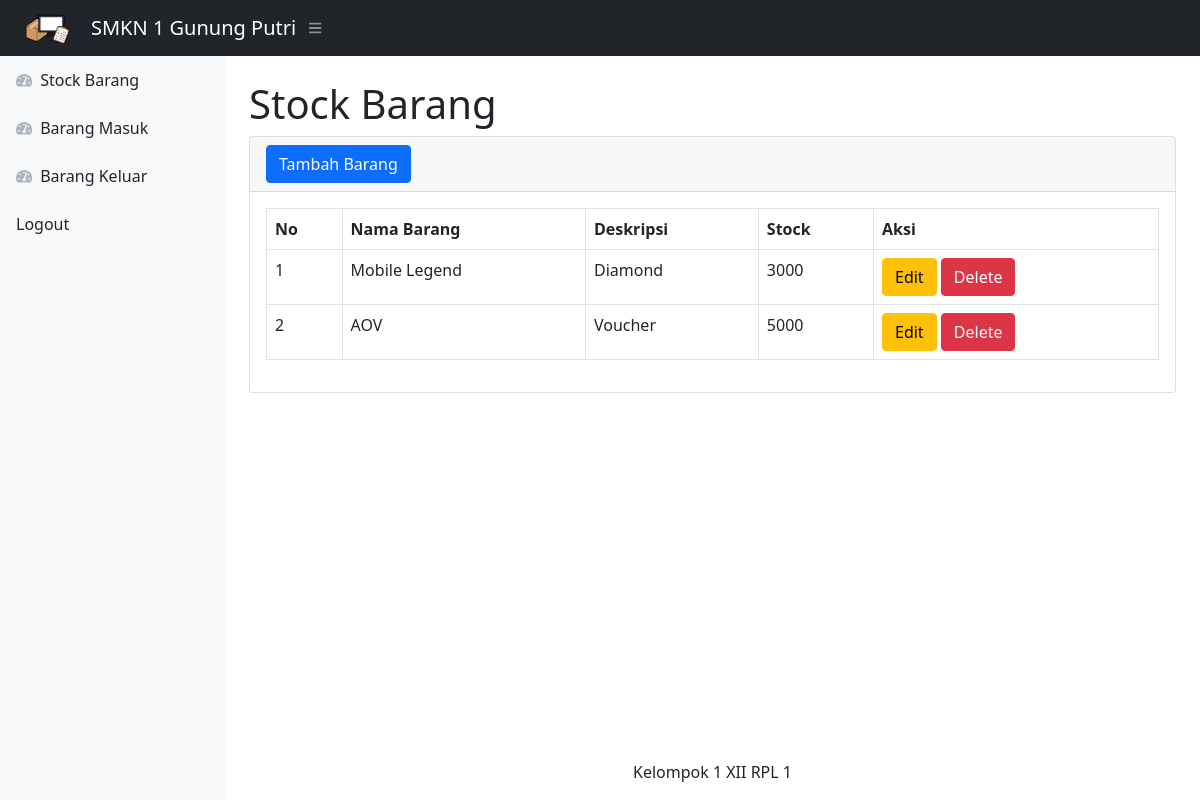
The page /index.php (signed in) on the database as committed earlier.
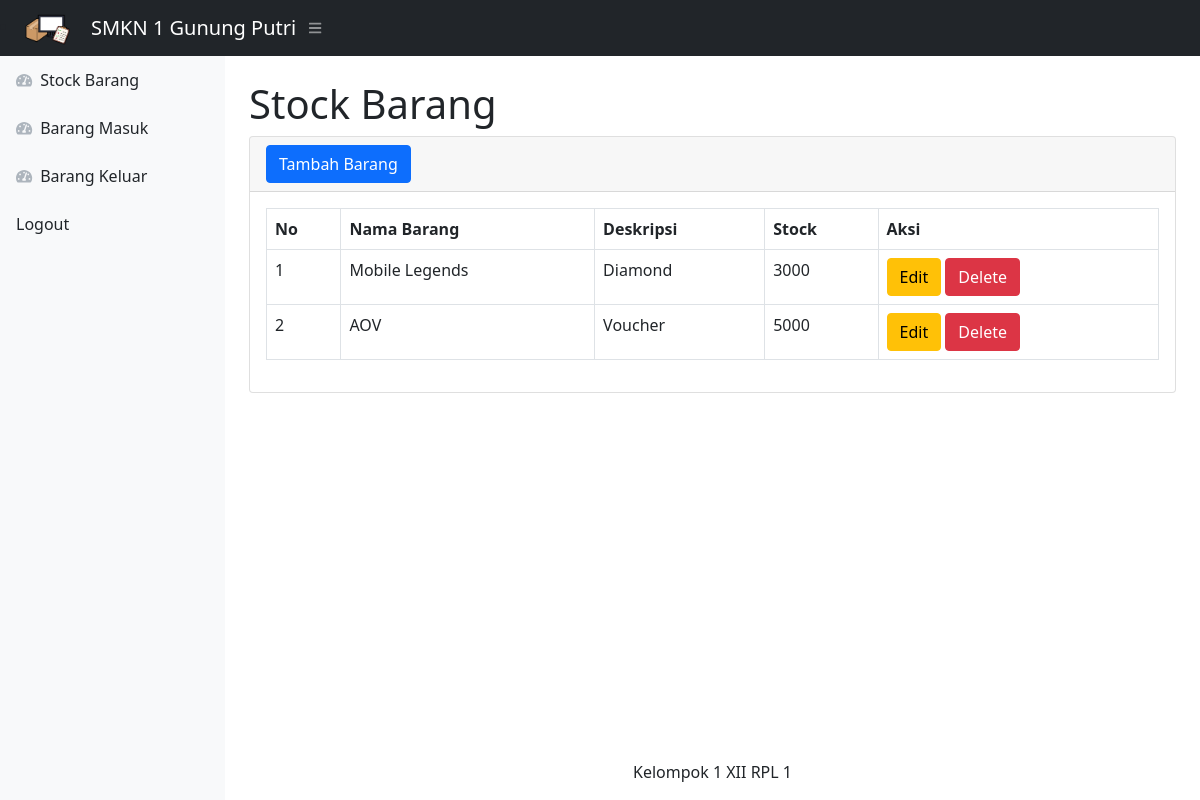
The same page on the database as committed later.
### tables this page shows
CREATE TABLE `stock` (
  `idbarang` int(11) NOT NULL,
  `namabarang` varchar(25) NOT NULL,
  `deskripsi` varchar(25) NOT NULL,
  `stock` int(11) NOT NULL
);

### index.php (the view, shortened to what this page needs)
<?php
require 'function.php';
?>
<!DOCTYPE html>
<html lang="en">
<head>
    <link href="https://cdn.jsdelivr.net/npm/simple-datatables@latest/dist/style.css" rel="stylesheet" />
    <link href="css/styles.css" rel="stylesheet" />
</head>
<body class="sb-nav-fixed">
    <nav class="sb-topnav navbar navbar-expand navbar-dark bg-dark">
        <li><img class="image" src="image/Inventaris Logo.png" width="50px" style="margin:1px; padding:0px;"></li>
        <a class="navbar-brand ps-3" href="index.php">SMKN 1 Gunung Putri</a>
        <button class="btn btn-link btn-sm order-1 order-lg-0 me-4 me-lg-0" id="sidebarToggle" href="#!"><i class="fas fa-bars"></i></button>
    </nav>
    <div id="layoutSidenav">
        <div id="layoutSidenav_nav">
            <nav class="sb-sidenav accordion sb-sidenav-light" id="sidenavAccordion">
                <div class="sb-sidenav-menu">
                    <div class="nav">
                        <a class="nav-link" href="index.php">
                            <div class="sb-nav-link-icon"><i class="fas fa-tachometer-alt"></i></div>
                            Stock Barang
                        </a>
                        <a class="nav-link" href="masuk.php">
                            <div class="sb-nav-link-icon"><i class="fas fa-tachometer-alt"></i></div>
                            Barang Masuk
                        </a>
                        <a class="nav-link" href="keluar.php">
                            <div class="sb-nav-link-icon"><i class="fas fa-tachometer-alt"></i></div>
                            Barang Keluar
                        </a>
                        <a class="nav-link" href="logout.php">
                            Logout
                        </a>
                    </div>
                </div>
            </nav>
        </div>
        <div id="layoutSidenav_content">
            <main>
                <div class="container-fluid px-4">
                    <h1 class="mt-4">Stock Barang</h1>
                    <div class="card mb-4">
                        <div class="card-header">
                            <button type="button" class="btn btn-primary" data-bs-toggle="modal" data-bs-target="#myModal">
                                Tambah Barang
                            </button>
                        </div>
                        <div class="card-body">
                            <table class="table table-bordered" id="mauexport" width="100%" cellspacing="0">
                                <thead>
                                    <tr>
                                        <th>No</th>
                                        <th>Nama Barang</th>
                                        <th>Deskripsi</th>
                                        <th>Stock</th>
                                        <th>Aksi</th>
                                    </tr>
                                </thead>
                                <tbody>
                                    <tr>
                                        <?php
                                        $ambilsemuadatastock = mysqli_query($conn, "select * from stock");
                                        $i = 1;
                                        while ($data = mysqli_fetch_array($ambilsemuadatastock)) {
                                            $namabarang = $data['namabarang'];
                                            $deskripsi = $data['deskripsi'];
                                            $stock = $data['stock'];
                                            $idb = $data['idbarang'];
                                        ?>
                                    <tr>
                                        <td><?= $i++; ?></td>
                                        <td><?= $namabarang; ?></td>
                                        <td><?= $deskripsi; ?></td>
                                        <td><?= $stock; ?></td>
                                        <td>
                                            <button type="button" class="btn btn-warning" data-bs-toggle="modal" data-bs-target="#edit<?= $idb; ?>">
                                                Edit
                                            </button>
                                            <button type="button" class="btn btn-danger" data-bs-toggle="modal" data-bs-target="#delete<?= $idb; ?>">
                                                Delete
                                            </button>
                                        </td>
                                    </tr>
                        </div>
                    <?php
                                        };
                    ?>
                    </div>
                </div>
        </div>
        <body>
            <div class="center">
                <p>Kelompok 1 XII RPL 1</p>
            </div>
</body>
</html>

Rows that differ between the two databases and show on the page:
changed stock "Diamond": namabarang "Mobile Legend" → "Mobile Legends"
